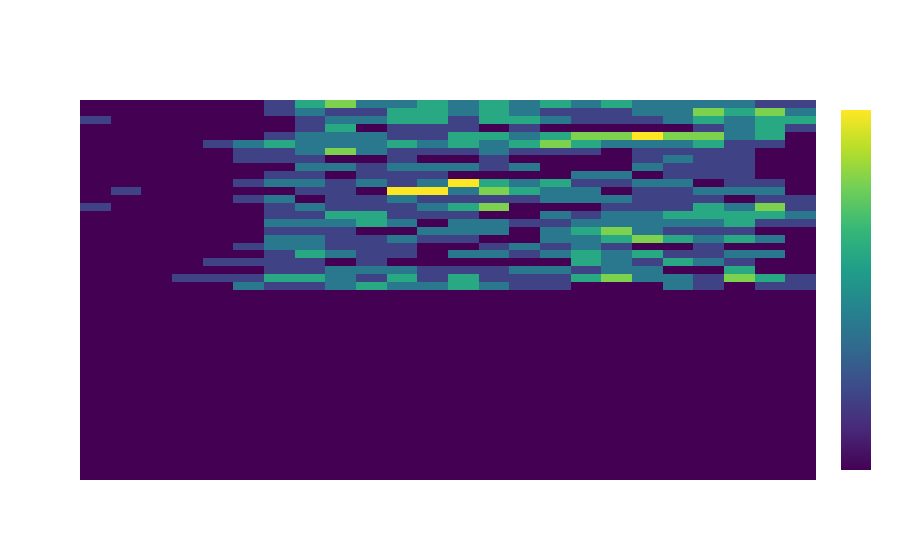

Notebook source saved alongside this figure:
### Code cell
fig = go.Figure(data=go.Histogram2d(
    x=df_grouped['hour'],
    y=df_grouped['week'],
    colorscale='Viridis',
    z=df_grouped['count'],
    colorbar=dict(tickcolor="white", tickfont=dict(color="white")),
    hovertemplate="Hour: %{x} <br>Week: %{y}<br>Number of plays: %{z}<extra></extra>",
    autobinx=False,
    xbins=dict(start=0, end=24, size=1),
    autobiny=False,
    ybins=dict(start=0,
               end=48,
               size=1)
))
# Set the labels for the x and y axis
fig.update_layout(xaxis_title="Hour", 
                  yaxis_title="Week of Year", 
                  paper_bgcolor="rgba(0,0,0,0)",
                  plot_bgcolor="rgba(0,0,0,0)",
                  title_font_color="white",
                  title = {
                            "text":"When have you listened to music?",
                            "x": 0.5,
                            "xanchor":"center",
                            "yanchor": "top"}, 
                  showlegend=False)
fig.update_xaxes(color="white")
fig.update_yaxes(color="white")

fig.show()

### Figure 1 — Plotly figure (JSON) as saved in the notebook; plotly's stock layout.template omitted (floating-point values rounded to 4 significant figures; data arrays with more than 128 entries replaced by an {"elided": "..."} marker saying what was removed)
{"data": [{"autobinx": false, "autobiny": false, "colorbar": {"tickcolor": "white", "tickfont": {"color": "white"}}, "colorscale": [[0, "#440154"], [0.1111, "#482878"], [0.2222, "#3e4989"], [0.3333, "#31688e"], [0.4444, "#26828e"], [0.5556, "#1f9e89"], [0.6667, "#35b779"], [0.7778, "#6ece58"], [0.8889, "#b5de2b"], [1, "#fde725"]], "hovertemplate": "Hour: %{x} <br>Week: %{y}<br>Number of plays: %{z}<extra></extra>", "type": "histogram2d", "x": {"elided": "716 int values"}, "xbins": {"end": 24, "size": 1, "start": 0}, "y": {"elided": "716 int values"}, "ybins": {"end": 48, "size": 1, "start": 0}, "z": {"elided": "716 int values"}}], "layout": {"paper_bgcolor": "rgba(0,0,0,0)", "plot_bgcolor": "rgba(0,0,0,0)", "showlegend": false, "title": {"font": {"color": "white"}, "text": "When have you listened to music?", "x": 0.5, "xanchor": "center", "yanchor": "top"}, "xaxis": {"color": "white", "title": {"text": "Hour"}}, "yaxis": {"color": "white", "title": {"text": "Week of Year"}}}}
